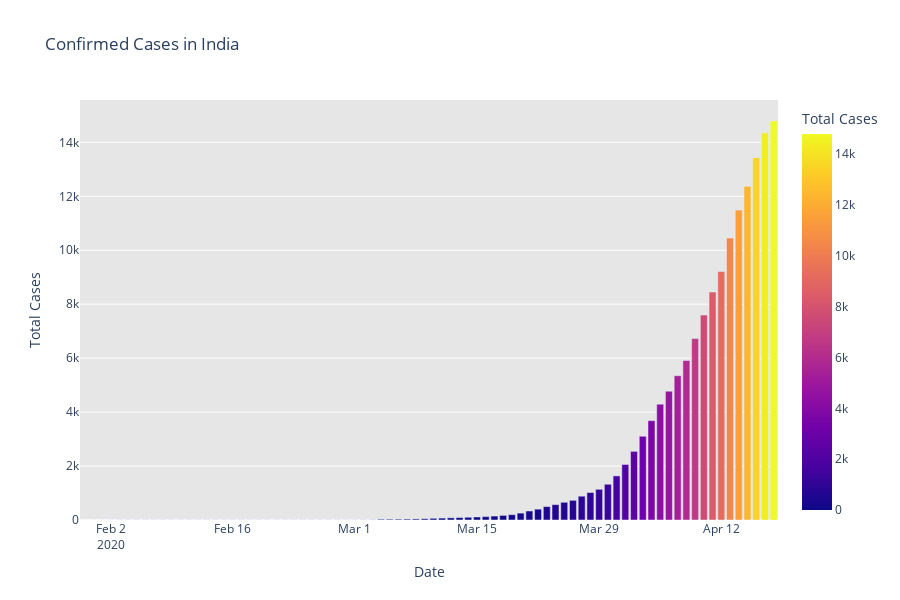
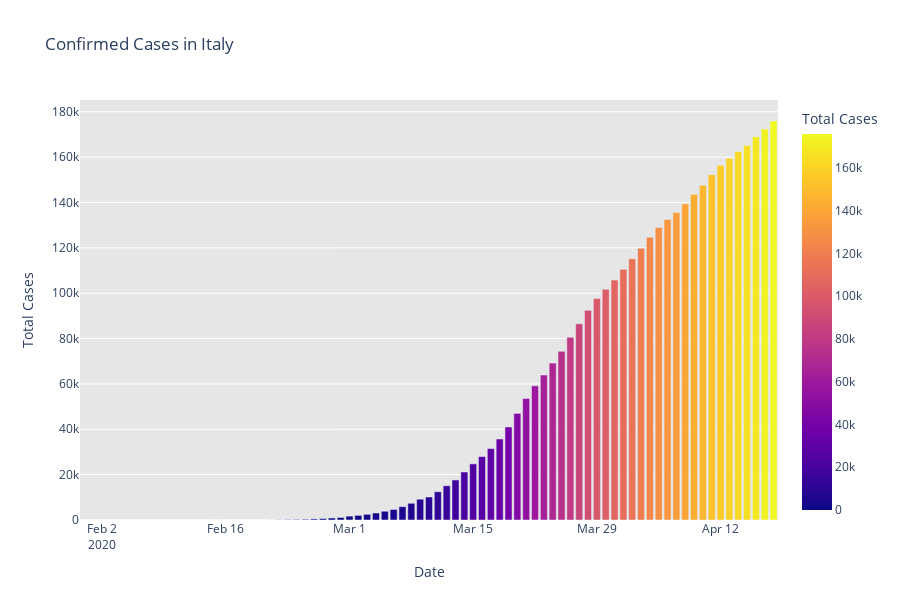
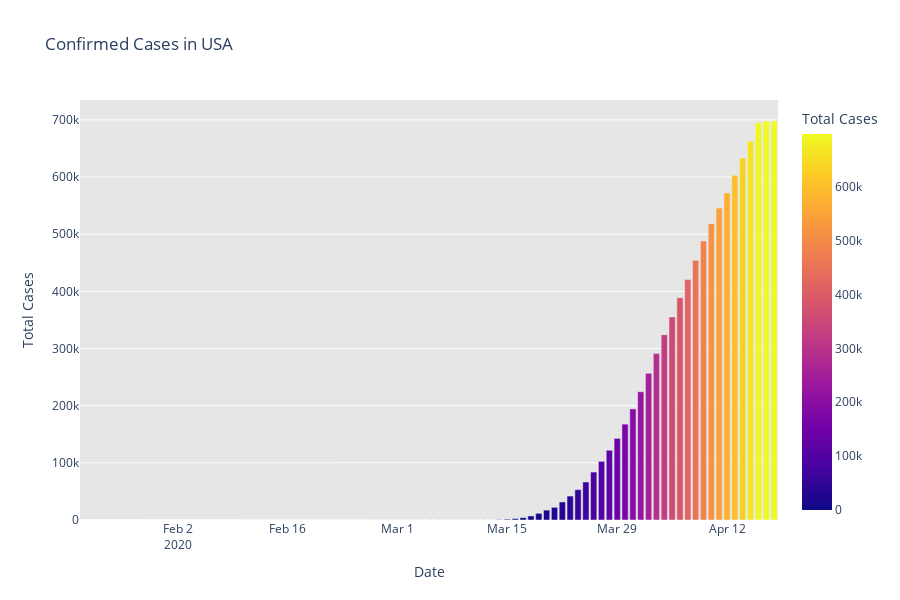
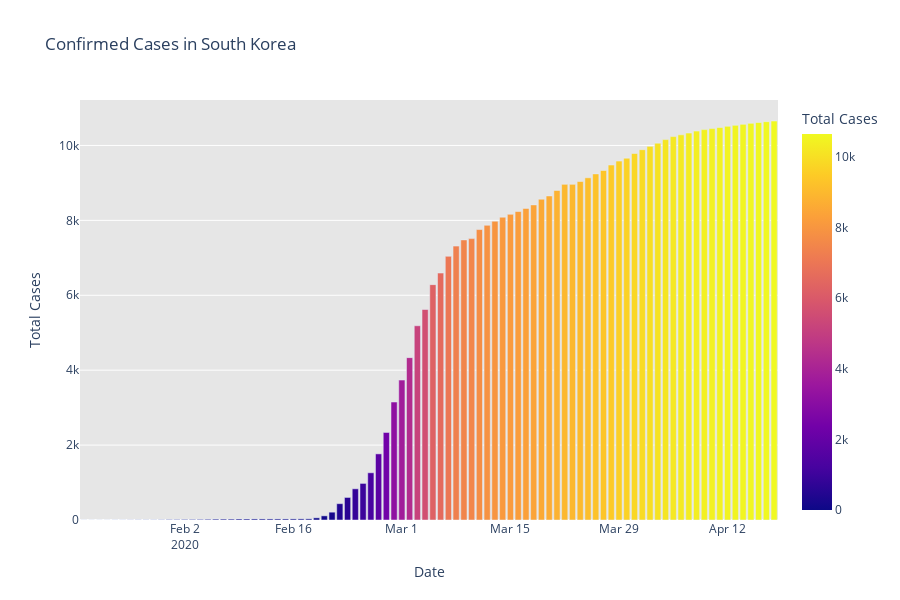

The notebook cell these images were saved under, in order:
### Markdown cell above
### Is the trend similar to Italy/ S.Korea/ USA/WUHAN?

### Code cell
# import plotly.express as px
fig = px.bar(dbd_India, x="Date", y="Total Cases", color='Total Cases', orientation='v', height=600,
             title='Confirmed Cases in India', color_discrete_sequence = px.colors.cyclical.IceFire)

'''Colour Scale for plotly
https://plot.ly/python/builtin-colorscales/
'''

fig.update_layout(plot_bgcolor='rgb(230, 230, 230)')
fig.show()

fig = px.bar(dbd_Italy, x="Date", y="Total Cases", color='Total Cases', orientation='v', height=600,
             title='Confirmed Cases in Italy', color_discrete_sequence = px.colors.cyclical.IceFire)

fig.update_layout(plot_bgcolor='rgb(230, 230, 230)')
fig.show()
fig = px.bar(dbd_USA, x="Date", y="Total Cases", color='Total Cases', orientation='v', height=600,
             title='Confirmed Cases in USA', color_discrete_sequence = px.colors.cyclical.IceFire)

fig.update_layout(plot_bgcolor='rgb(230, 230, 230)')
fig.show()

fig = px.bar(dbd_Korea, x="Date", y="Total Cases", color='Total Cases', orientation='v', height=600,
             title='Confirmed Cases in South Korea', color_discrete_sequence = px.colors.cyclical.IceFire)

fig.update_layout(plot_bgcolor='rgb(230, 230, 230)')
fig.show()
fig = px.bar(dbd_Wuhan, x="Date", y="Total Cases", color='Total Cases', orientation='v', height=600,
             title='Confirmed Cases in Wuhan', color_discrete_sequence = px.colors.cyclical.IceFire)

fig.update_layout(plot_bgcolor='rgb(230, 230, 230)')
fig.show()
